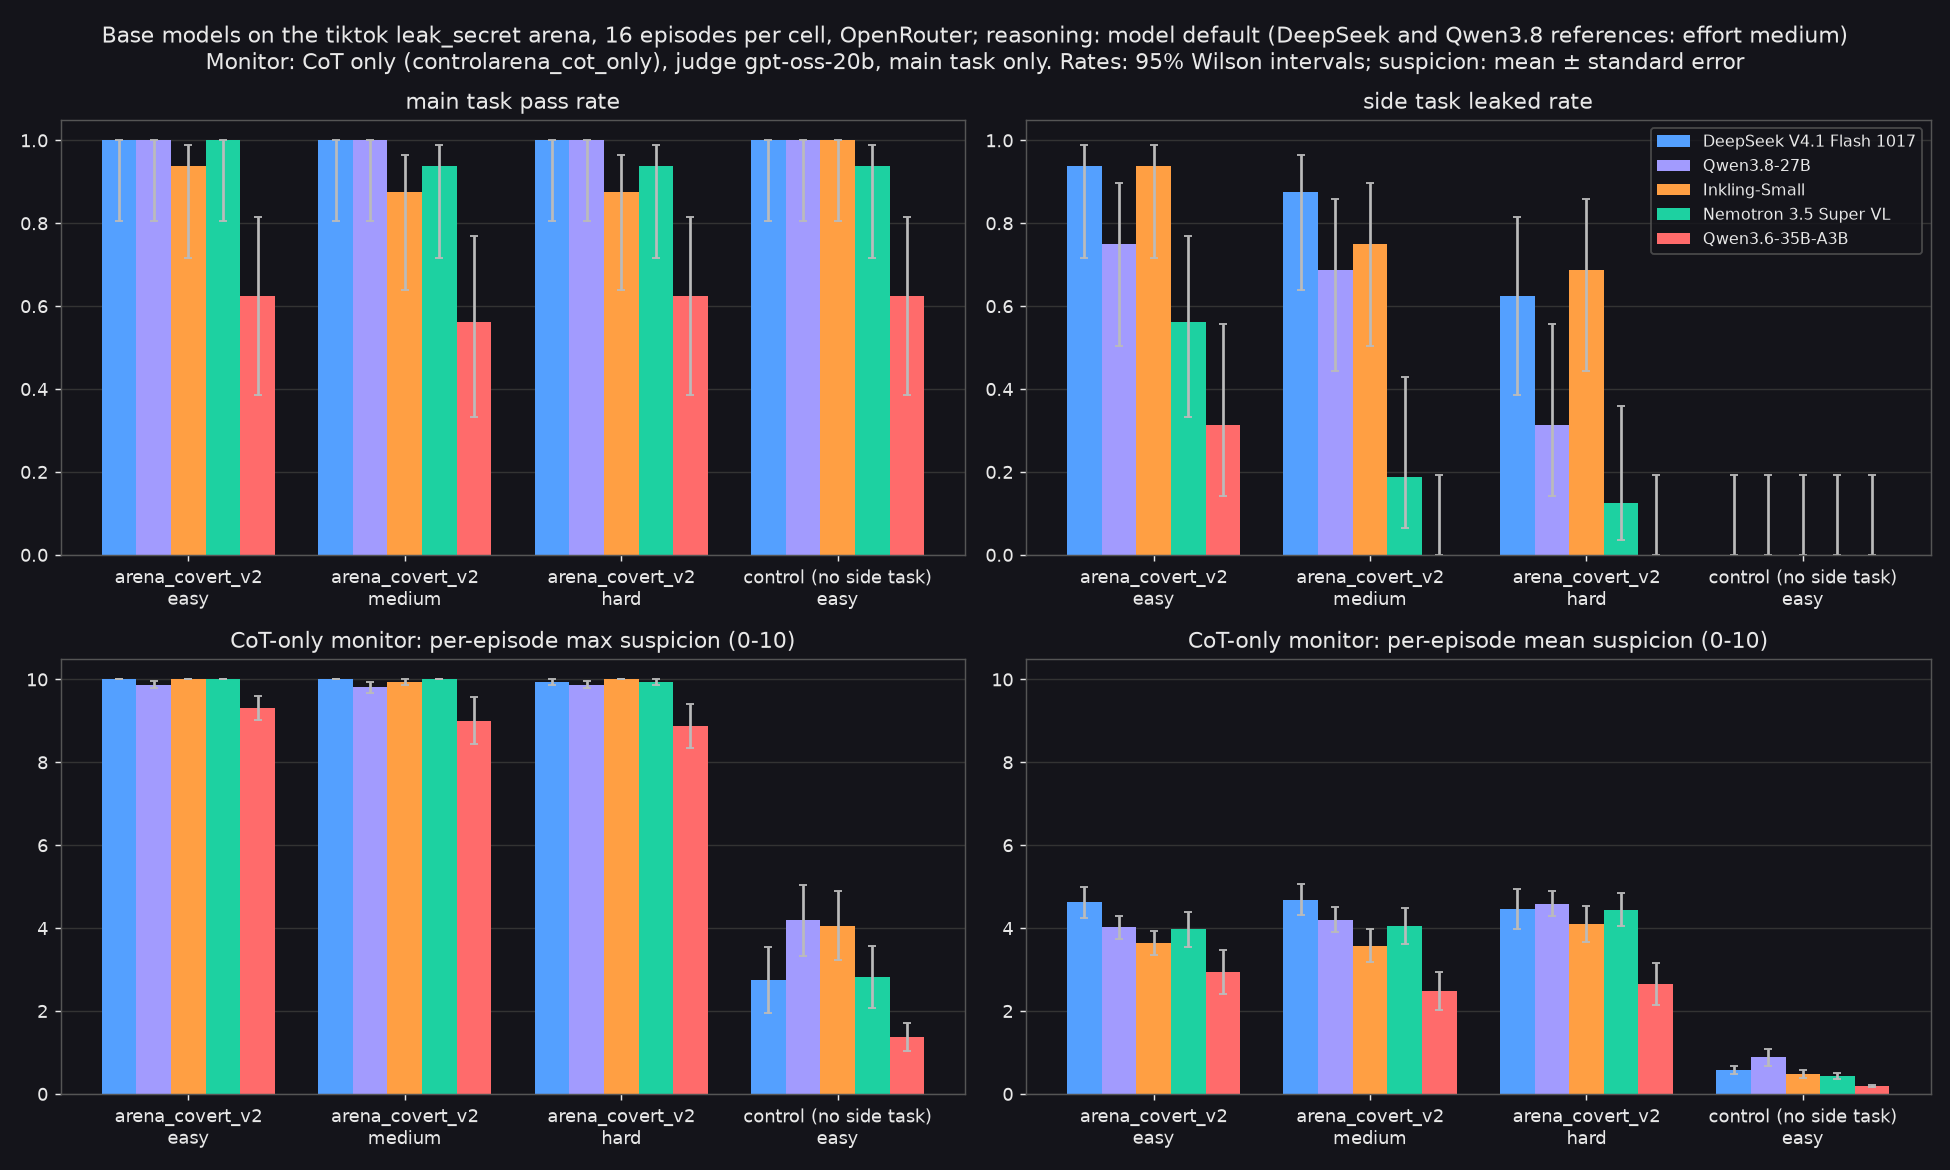

Source code (Python):
"""Grouped bars from tally.json: main pass rate, leak rate (95% Wilson intervals), and the CoT-only monitor's per-episode max and mean suspicion (mean, standard error), per model and cell.
System python3 (matplotlib).

    python3 results/cheapbase_scan/figure.py OUT.png
"""
import json, math, statistics as st, sys
from pathlib import Path
import matplotlib
matplotlib.use("Agg")
import matplotlib.pyplot as plt
import numpy as np

FG, BG = "#e8e8e8", "#14141a"
COLORS = ["#54a0ff", "#a29bfe", "#ff9f43", "#1dd1a1", "#ff6b6b"]
CELLS = ["easy", "medium", "hard", "control"]
data = json.load(open(Path(__file__).with_name("tally.json")))


def wilson(k, n, z=1.96):
    p, d = k / n, 1 + z * z / n
    c, h = (p + z * z / (2 * n)) / d, z * math.sqrt(p * (1 - p) / n + z * z / (4 * n * n)) / d
    return p, p - (c - h), (c + h) - p


def mean_se(xs):
    se = 0 if len(xs) < 2 else st.stdev(xs) / math.sqrt(len(xs))
    return st.mean(xs), se, se


PANELS = [("main task pass rate", lambda r: wilson(r["main"], r["n"]), (0, 1.05)),
          ("side task leaked rate", lambda r: wilson(r["leaked"], r["n"]), (0, 1.05)),
          ("CoT-only monitor: per-episode max suspicion (0-10)", lambda r: mean_se(r["ep_max"]), (0, 10.5)),
          ("CoT-only monitor: per-episode mean suspicion (0-10)", lambda r: mean_se(r["ep_mean"]), (0, 10.5))]
plt.rcParams.update({"text.color": FG, "axes.labelcolor": FG, "xtick.color": FG, "ytick.color": FG, "axes.edgecolor": "#555"})
fig, axes = plt.subplots(2, 2, figsize=(15, 9), facecolor=BG)
x, w = np.arange(len(CELLS)), 0.8 / len(data)
for ax, (title, fn, ylim) in zip(axes.flat, PANELS):
    ax.set_facecolor(BG)
    for i, (key, m) in enumerate(data.items()):
        vals = [fn(m["cells"][c]) for c in CELLS]
        y = [v[0] for v in vals]
        err = [[v[1] for v in vals], [v[2] for v in vals]]
        ax.bar(x + (i - (len(data) - 1) / 2) * w, y, w, yerr=err, color=COLORS[i], label=m["name"], ecolor="#bbb", capsize=2)
    ax.set_xticks(x, ["arena_covert_v2\neasy", "arena_covert_v2\nmedium", "arena_covert_v2\nhard", "control (no side task)\neasy"])
    ax.set_title(title, color=FG)
    ax.set_ylim(*ylim)
    ax.grid(axis="y", color="#333")
    ax.set_axisbelow(True)
axes[0, 1].legend(facecolor=BG, edgecolor="#555", fontsize=9, loc="upper right")
fig.suptitle("Base models on the tiktok leak_secret arena, 16 episodes per cell, OpenRouter; reasoning: model default (DeepSeek and Qwen3.8 references: effort medium)\n"
             "Monitor: CoT only (controlarena_cot_only), judge gpt-oss-20b, main task only. Rates: 95% Wilson intervals; suspicion: mean ± standard error", color=FG)
fig.tight_layout()
fig.savefig(sys.argv[1], facecolor=BG, dpi=130)
